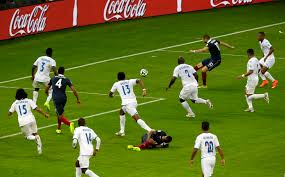
#> input picture src/images/match.jpeg, 285 x 177 px
$ python FAST.py
#> lines starting #> are read from the running program, lines starting #| are printed output that depends on the picture
### src/utils/media.py
import os


def get_image_path(path):
    script_dir = os.path.dirname(__file__)  # <-- absolute dir the script is in
    rel_path = "../images/" + path
    abs_file_path = os.path.join(script_dir, rel_path)
    return abs_file_path

### src/featureDetection/FAST.py
import cv2
from ..utils.media import get_image_path

pathname = get_image_path('match.jpeg')
img = cv2.imread(pathname)
#> img is the input picture: shape (177, 285, 3); mean B, G, R 32.9, 111.8, 96.9

fast = cv2.FastFeatureDetector_create()
# find and draw the keypoints
kp = fast.detect(img, None)
#> kp = 1263 keypoints; strongest (x, y, size): (59, 85, 7), (56, 84, 7), (159, 131, 7), (25, 112, 7)
img = cv2.drawKeypoints(img, kp, img)
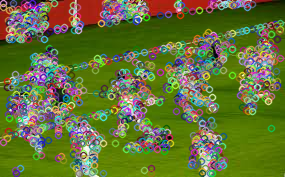
#> img: shape (177, 285, 3); mean B, G, R 55.3, 114.5, 101.8

cv2.imshow('FAST', img)
cv2.waitKey(0)
cv2.destroyAllWindows()

$ run again, with src/images/team.jpeg copied over src/images/match.jpeg
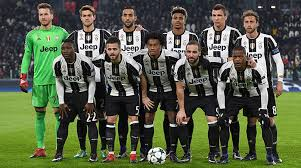
#> input picture src/images/team.jpeg, 301 x 168 px
#> img is the input picture: shape (168, 301, 3); mean B, G, R 68.2, 92.6, 83.8
#> kp = 2754 keypoints; strongest (x, y, size): (255, 49, 7), (107, 125, 7), (83, 44, 7), (214, 41, 7)
#> `img = cv2.drawKeypoints(img, kp, img)`:
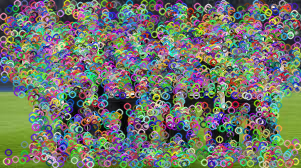
#> img: shape (168, 301, 3); mean B, G, R 106.3, 117.8, 113.2
